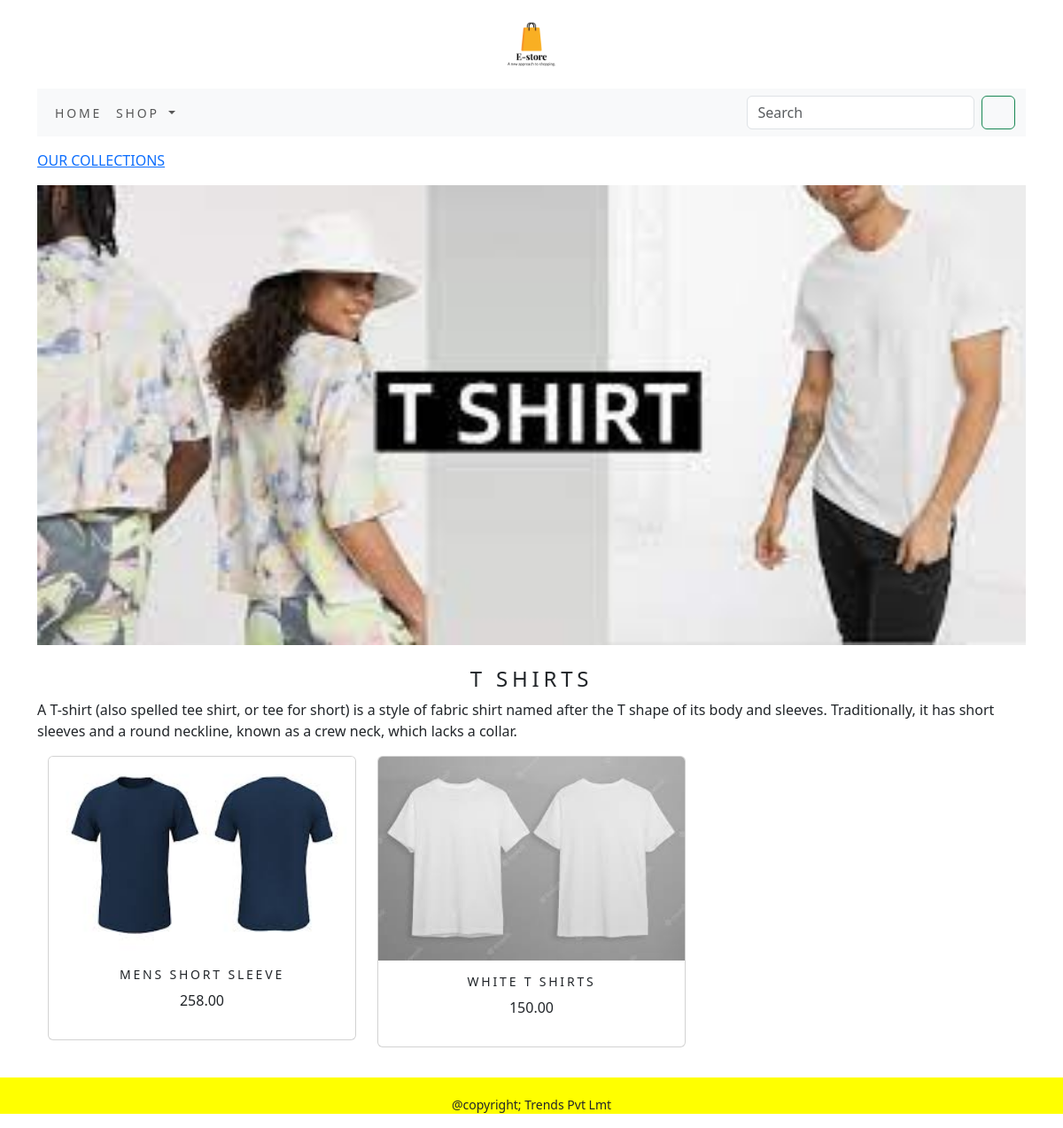
/trends/t-shirts/, run on the app's committed database.
### trendsapp/models.py (models this page shows, shortened)
class Category(models.Model):
    name=models.CharField(max_length=250,unique=True)
    slug=models.SlugField(max_length=250,unique=True)
    description=models.TextField(blank=True)
    image=models.ImageField(upload_to='category',blank=True)
    class Meta:
        ordering= ('name',)
        verbose_name='category'
        verbose_name_plural='categories'
    def get_url(self):
        return reverse('trendsapp:products_by_category', args=[self.slug])

class Product(models.Model):
    name = models.CharField(max_length=250, unique=True)
    slug = models.SlugField(max_length=250, unique=True)
    description = models.TextField(blank=True)
    price= models.DecimalField(max_digits=10,decimal_places=2)
    category= models.ForeignKey(Category,on_delete=models.CASCADE) #Category is table name
    image = models.ImageField(upload_to='category', blank=True)
    stock= models.IntegerField()
    available= models.BooleanField(default=True)
    created= models.DateTimeField(auto_now_add=True)
    updated= models.DateTimeField(auto_now=True)
    def get_url(self):
        return reverse('trendsapp:product_category_details', args=[self.category.slug,self.slug])
    class Meta:
        ordering = ('name',)
        verbose_name = 'product'
        verbose_name_plural = 'products'

### trendsapp/views.py (the view)
# urls.py: path('', views.allProdCat, name='allProdCat'),
def allProdCat(request,c_slug=None):
    c_page = None
    products_list = None
    if c_slug != None:
        c_page=get_object_or_404(Category,slug=c_slug)
        products_list=Product.objects.all().filter(category=c_page,available=True)
    else:
        products_list=Product.objects.all().filter(available=True)
    paginator=Paginator(products_list,6)
    try:
        page=int(request.GET.get('page','1'))
    except:
        page=1
    try:
        product=paginator.page(page)
    except(EmptyPage,InvalidPage):
        product=paginator.page(paginator.num_pages)
    return render(request,"category.html",{'category':c_page,'product':product})

### cart/context_processors.py (called while the page is built)
def counter(request):
    item_count = 0
    if 'admin' in request.path:
        return {}
    else:
        try:
            cart=Cart.objects.filter(cart_id=_cart_id(request))
            car_items=CartItem.objects.all().filter(cart=(cart[:1]))
            for cart_item in car_items:
                item_count += cart_item.quantity
        except Cart.DoesNotExist:
            item_count=0
    return dict(item_count=item_count)

### cart/views.py (called while the page is built)
def _cart_id(request):
    cart = request.session.session_key
    if not cart:
        cart = request.session.create()
    return cart

### trendsapp/context_processors.py (called while the page is built)
def menu_links(request):
    links=Category.objects.all()
    return dict(links=links)

### templates/category.html (shortened to what this page needs)
{% extends 'base.html' %}
{% load static %}
{% block content %}
    {% if category %}
        <div>
            <div class="row my_row_class">
                <div class="mx-auto">
                <p><a href="{% url 'trendsapp:allProdCat' %}">OUR COLLECTIONS</a></p>
            </div>
                </div>
        </div>
    {% endif %}
<div class="mx-auto">
    {% if category %}
    <img class="my_image" src="{{ category.image.url}}" alt="{{ category.name}}">
</div><br>
<div>
    <h1 class="text-center my_title">{{ category.name }}</h1>
    <p class="text-justify">{{ category.description }}</p>
</div>
    {% endif %}
<div class="container">
    <div class="row mx_auto">
        {% for product in product.object_list %}
        <div class="my_bottom_margin col-9 col-sm-12 col-md-4 col-lg-4">
            <div class="card text-center" style="min-width:18rem;">
             <a href="{{product.get_url}}">
             <img class="card-img-top my_image"  src="{{product.image.url}}" alt="{{product.name}}">
             </a>
                <div class="card-body"> <h4>{{ product.name }}</h4>
                     <p>{{ product.price }}</p>
                </div>
            </div>
        </div>
        {% endfor %}
    </div>
    <br>
</div>
{% endblock %}

### static/css/custom.css (style rules this page uses)
body { font-family : 'Roboto', sans-serif; }
.my_row_class { padding-top : 15px; }
.my_image { width : 100%; height : auto; }
.my_title { font-size : 24px; text-transform : uppercase; letter-spacing : .2em; }
.my_bottom_margin { margin-bottom :10px; }
.card-body h4 { font-size : 14px; text-transform : uppercase; letter-spacing : .2em; }

### data on the page
Category: image (picture), name "T SHIRTS", description "A T-shirt (also spelled tee shirt, or tee for short) is a style of fabric shirt named after the T shape of its body and sleeves. Traditionally, it has short sleeves and a round neckline, known as a crew neck, which lacks a collar."
Product: image (picture), name "MENS SHORT SLEEVE", price "258.00"
Product: image (picture), name "WHITE T SHIRTS", price "150.00"
